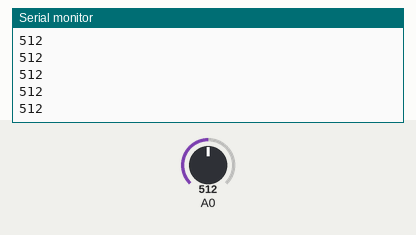
Bench run of a sketch on a simulated Arduino Uno, built with avr-gcc and run on an emulated ATmega328P. Shown: the last lines printed to the serial monitor. The test bench sets the inputs (shaded band); at power-on: A0 = 512.

Above: at 1.2 s.
1.3 s: A0 set to 716
At 1.49 s:
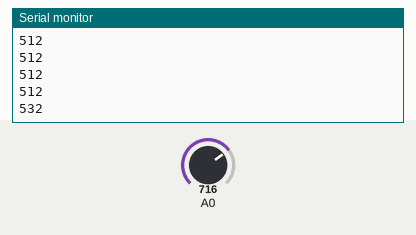
2.8 s: A0 set to 900
At 3.0 s:
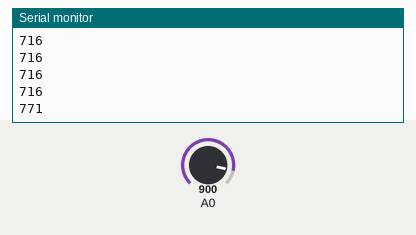
Timing chart, 0 to 5.8 s (numbered marks = the images above; inputs shaded):
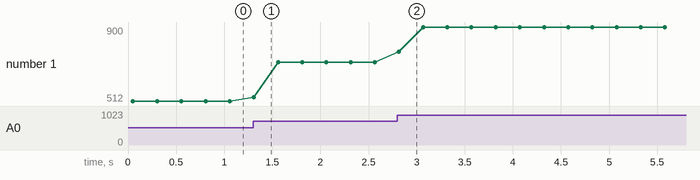

The sketch:

aula14_nivel1.ino
```cpp
// Aula 14 – Nível 1: Média de 10 leituras
// pecas: pot A0
// Soma 10 leituras e mostra a média: o valor fica mais estável
#include <Arduino.h>                            // funções do Arduino (pinMode, digitalWrite, delay...)
void setup() {                                  // roda uma vez, quando a placa liga
  Serial.begin(9600);                           // abre o Monitor Serial a 9600 baud
}

void loop() {                                   // repete para sempre
  long soma = 0;                                // long: 10 × 1023 não cabe com folga em int
  for (int i = 0; i < 10; i++) {                // 10 voltas
    soma += analogRead(A0);                     // acumula
    delay(5);                                   // espera 5 ms
  }
  Serial.println(soma / 10);                    // média
  delay(200);                                   // espera 200 ms
}
```

Measured:
- after the input at 1.3 s, the serial monitor: prints a new line at once (image 1)
- after the input at 2.8 s, the serial monitor: prints a new line at once (image 2)
- plotted number 1: 512 → 716 after the input at 1.3 s, 716 → 900 after the input at 2.8 s
